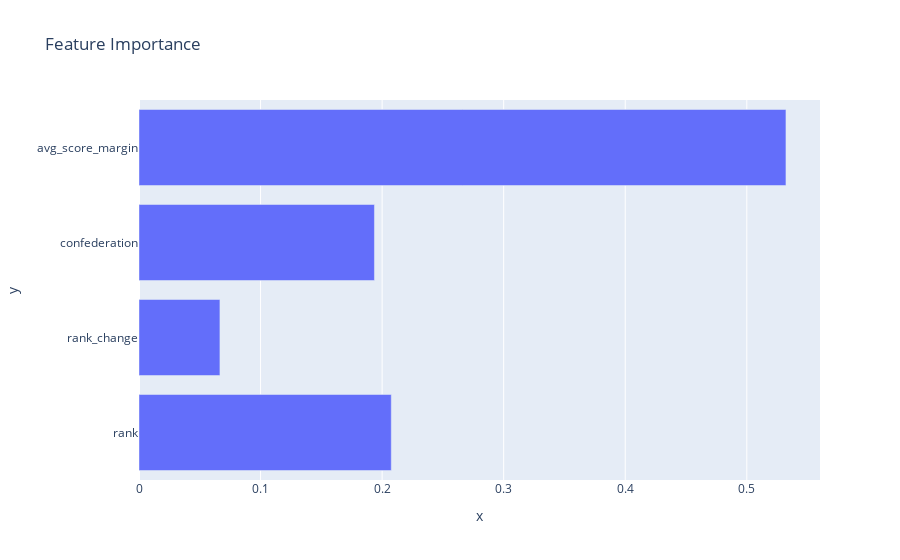

The cell this chart's notebook holds for it:
### Code cell
# plot xgboost feature importance as a barplot with feature names using plotly express
feature_importance = model.feature_importances_
feature_names = train.drop(['team', 'year', 'position'], axis=1).columns
fig = px.bar(x=feature_importance, y=feature_names, orientation='h', title='Feature Importance')
fig.show()

### Figure 1 — Plotly figure (JSON) as saved in the notebook; plotly's stock layout.template omitted (floating-point values rounded to 4 significant figures)
{"data": [{"alignmentgroup": "True", "hovertemplate": "x=%{x}<br>y=%{y}<extra></extra>", "legendgroup": "", "marker": {"color": "#636efa", "pattern": {"shape": ""}}, "name": "", "offsetgroup": "", "orientation": "h", "showlegend": false, "textposition": "auto", "type": "bar", "x": [0.2075, 0.06657, 0.1937, 0.5322], "xaxis": "x", "y": ["rank", "rank_change", "confederation", "avg_score_margin"], "yaxis": "y"}], "layout": {"barmode": "relative", "legend": {"tracegroupgap": 0}, "title": {"text": "Feature Importance"}, "xaxis": {"anchor": "y", "domain": [0, 1], "title": {"text": "x"}}, "yaxis": {"anchor": "x", "domain": [0, 1], "title": {"text": "y"}}}}
